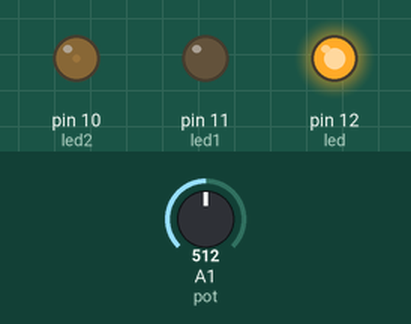
The sketch below on a simulated Arduino Uno, built with avr-gcc and run on an emulated ATmega328P. Shown: output pins drawn as LEDs (lit = HIGH). The test bench sets the inputs (shaded band); at power-on: A1 (pot) = 512.

Above: at 0.15 s.
At 1.2 s:
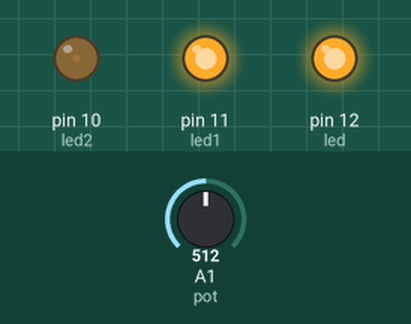
Timing chart, 0 to 0.5 s (numbered marks = the images above; inputs shaded):
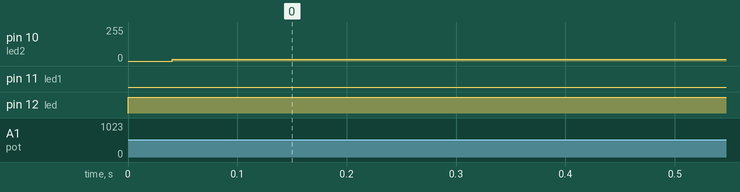

The sketch:

Praktikum_1.ino
```cpp
int led=12;
int pot=A1;
int data;
int led1=11;
int led2=10;
int i;
void setup(){
pinMode(led,OUTPUT);
pinMode(led1,OUTPUT);
pinMode(led2,OUTPUT);
pinMode(pot,INPUT);
}
void loop(){
data=analogRead(pot);
data=data/4;
analogWrite(led,data);
analogWrite(led1,data);
analogWrite(led2,data);
if (data > 0) {
digitalWrite(led, HIGH);
} else {
digitalWrite(led, LOW);
}
if (data > 55) {
digitalWrite(led1, HIGH);
} else {
digitalWrite(led1, LOW);
}
if (data > 225) {
digitalWrite(led2, HIGH);
} else {
digitalWrite(led2, LOW);
}
}
```
